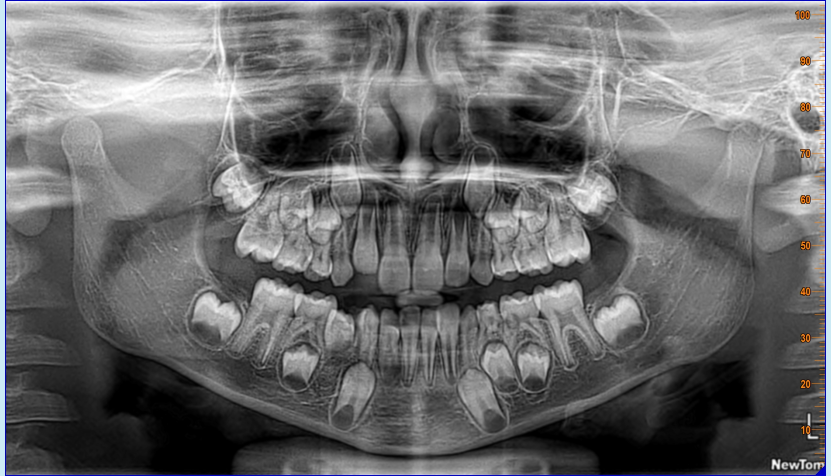
#> input picture data/samples/AARUSH 7 YRS MALE_DR DEEPAK K_2017_07_31_2D_Image_Shot.jpg, 1662 x 952 px (shown at 1/2 size)
$ python -i tooth_detection.py   (imports and definitions only)
#> lines starting #> are read from the running program, lines starting #| are printed output that depends on the picture; after the words box and inside, x2 and y2 are one past the last pixel; in counts of white or black regions, pixels touching at a corner belong together
#!/usr/bin/env python3
# -*- coding: utf-8 -*-

"""
Tooth detection module for dental radiographs.

This module implements functions to detect and segment individual teeth
in dental radiograph images.
"""

import cv2
import numpy as np
from skimage import feature, morphology, measure, segmentation, filters, exposure
from scipy import ndimage  # Import this for distance_transform_edt


def detect_teeth(image):
    """Detect and segment individual teeth in a preprocessed radiograph.

    Args:
        image (numpy.ndarray): Preprocessed radiograph image

    Returns:
        list: List of contours representing detected teeth
    """
    # Enhance contrast for better feature detection
    p2, p98 = np.percentile(image, (2, 98))
    image_enhanced = exposure.rescale_intensity(image, in_range=(p2, p98))

    # Multi-scale edge detection for more robust tooth boundary detection
    edges1 = feature.canny(image_enhanced, sigma=1.5)
    edges2 = feature.canny(image_enhanced, sigma=2.5)
    edges = np.logical_or(edges1, edges2)

    # Dilate edges to close gaps between tooth boundaries
    dilated = morphology.dilation(edges, morphology.disk(2))

    # Fill holes to create tooth masks
    filled = morphology.remove_small_holes(dilated, area_threshold=50)

    # Further enhance tooth regions by morphological closing
    closed = morphology.closing(filled, morphology.disk(3))

    # Label connected components
    labeled = measure.label(closed)

    # Filter components by size and shape to identify potential teeth
    props = measure.regionprops(labeled)

    # Use more permissive thresholds to detect more potential teeth
    filtered_labels = []
    for prop in props:
        # Filter by area (size)
        if prop.area < 200 or prop.area > 25000:
            continue

        # Filter by shape (teeth tend to be somewhat rectangular/elliptical)
        if prop.eccentricity < 0.1:  # Too circular, unlikely to be a tooth
            continue

        # Filter by solidity (ratio of pixels in the region to pixels in the convex hull)
        if prop.solidity < 0.5:  # Too "holey" to be a tooth
            continue

        filtered_labels.append(prop.label)

    # Extract contours for the filtered regions
    contours = []
    for label in filtered_labels:
        binary = (labeled == label).astype(np.uint8) * 255

        # Apply watershed segmentation to separate potentially merged teeth
        distance = ndimage.distance_transform_edt(binary)  # Fixed: use ndimage instead of filters
        local_max = feature.peak_local_max(distance, min_distance=20, labels=binary)
        markers = np.zeros_like(binary, dtype=np.int32)

        # Only apply watershed if we detect multiple peaks (potential merged teeth)
        if len(local_max) > 1:
            # Place markers at the local maxima
            for i, (x, y) in enumerate(local_max, start=1):
                markers[x, y] = i

            # Apply watershed segmentation
            watershed_labels = segmentation.watershed(-distance, markers, mask=binary)

            # Extract contours from each watershed region
            for region in range(1, watershed_labels.max() + 1):
                region_mask = (watershed_labels == region).astype(np.uint8) * 255
                region_contours, _ = cv2.findContours(region_mask, cv2.RETR_EXTERNAL, cv2.CHAIN_APPROX_NONE)

                # Only add if contour is valid and has reasonable size
                for cnt in region_contours:
                    if cv2.contourArea(cnt) > 200:
                        contours.append(cnt)
        else:
            # If only one peak, use the original contour
            cnt, _ = cv2.findContours(binary, cv2.RETR_EXTERNAL, cv2.CHAIN_APPROX_NONE)
            if cnt:  # If contours were found
                contours.append(cnt[0])

    return contours


# [161 lines left out: functions filter_teeth_by_location, merge_overlapping_contours, refine_tooth_contours, not called in this run]

>>> import cv2
>>> picture = cv2.imread('../../data/samples/AARUSH 7 YRS MALE_DR DEEPAK K_2017_07_31_2D_Image_Shot.jpg', cv2.IMREAD_GRAYSCALE)
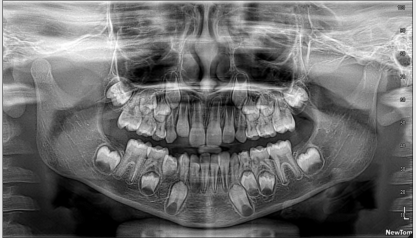
#> picture: shape (952, 1662) (shown at 1/4 size); min 0, max 255, mean 108.3
>>> result = detect_teeth(picture)
#> in detect_teeth, `p2, p98 = np.percentile(image, (2, 98))`: p2 = 0; p98 = 226
#> in detect_teeth, `edges1 = feature.canny(image_enhanced, sigma=1.5)`:
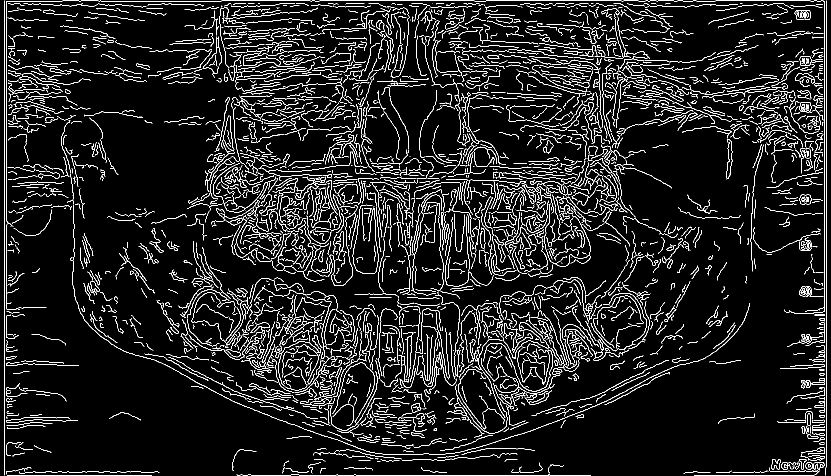
#> edges1: shape (952, 1662) bool (shown at 1/2 size); 8% white in thin lines or dots
#> in detect_teeth, `edges2 = feature.canny(image_enhanced, sigma=2.5)`:
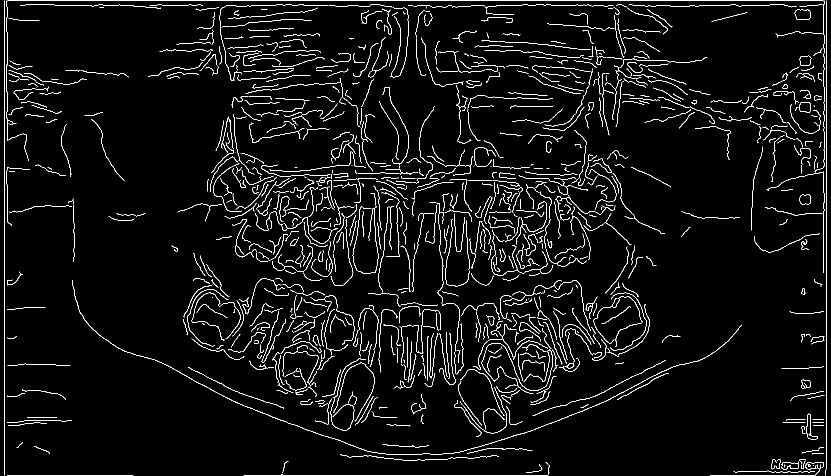
#> edges2: shape (952, 1662) bool (shown at 1/2 size); 4.2% white in thin lines or dots
#> in detect_teeth, `filled = morphology.remove_small_holes(dilated, area_threshold=50)`:
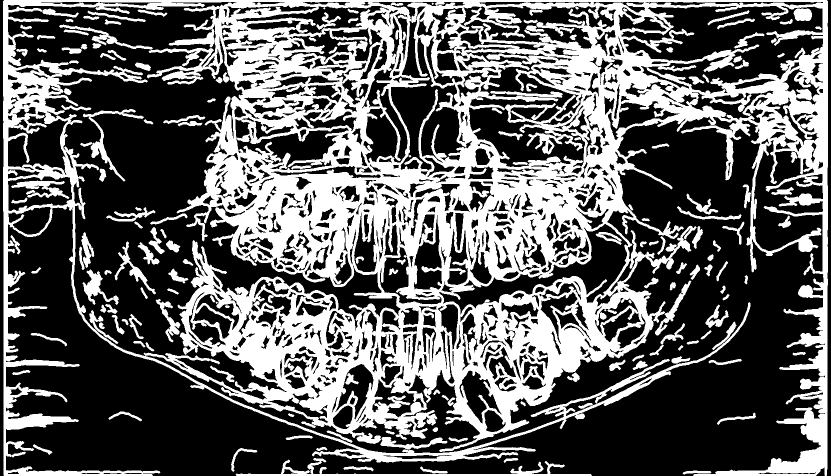
#> filled: shape (952, 1662) bool (shown at 1/2 size); 38% white; 158 white regions (2 under 20 px), largest, box (x1, y1, x2, y2) and area: (6, 0, 1656, 952) 550391, (471, 916, 1184, 952) 4572, (160, 218, 288, 363) 2323
#> in detect_teeth, `closed = morphology.closing(filled, morphology.disk(3))`:
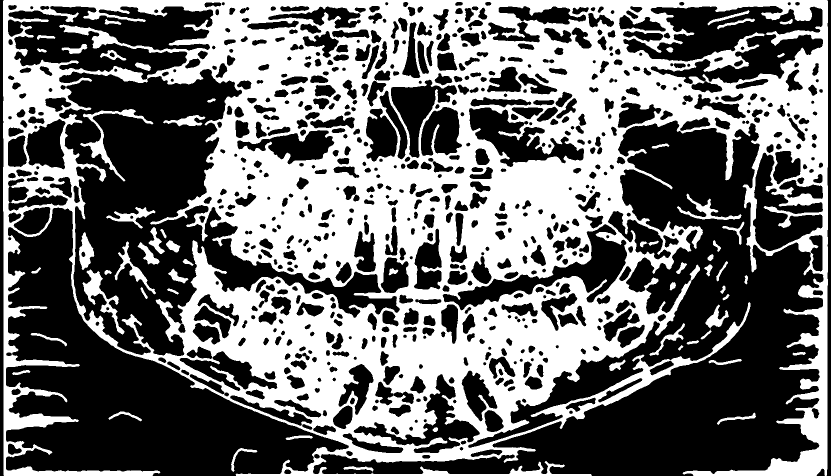
#> closed: shape (952, 1662) bool (shown at 1/2 size); 43.7% white; 65 white regions (5 under 20 px)
#> in detect_teeth, `labeled = measure.label(closed)`:
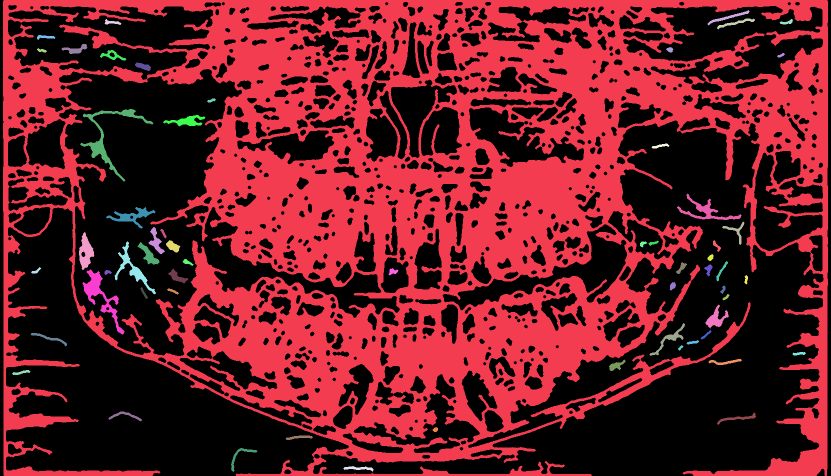
#> labeled: shape (952, 1662) int32 (shown at 1/2 size); 66 distinct labels, from 0 to 65; one colour per label, 0 black
#> in detect_teeth, `props = measure.regionprops(labeled)`: props = 65 regions; largest, box (x1, y1, x2, y2) and area: (6, 0, 1656, 952) 667153, (160, 218, 307, 363) 2635, (165, 539, 249, 669) 2464, (1354, 387, 1483, 440) 1500, (229, 483, 312, 589) 1488
#> the loop in detect_teeth, `for prop in props:` made 65 passes
#> after the loop in detect_teeth, `for prop in props:`: filtered_labels = [2, 3, 9, 12, 14, 17, 23, 25, 26, 31, 35, 36, 40, 49, 52, 57, 58, 63, 65]
#> the loop in detect_teeth, `for label in filtered_labels:` made 19 passes
#> (label, local_max) on passes 1 to 8: (2, [[25, 1491], [30, 1471], [36, 1450], [41, 1428]]), (3, [[39, 1493], [47, 1463], [52, 1440]]), (9, [[93, 168], [102, 143]]), (12, [[109, 205]]), (14, [[134, 292]]), (17, [[241, 379]]), (23, [[486, 311]]), (25, [[495, 172], [522, 170]])
#> pass 1, in detect_teeth, `binary = (labeled == label).astype(np.uint8) * 255`:
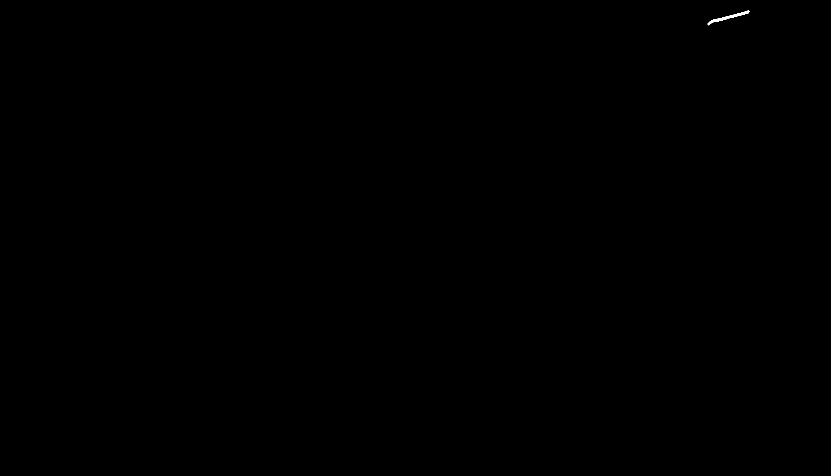
#> binary: shape (952, 1662) (shown at 1/2 size); 0.03% white; 1 white region, box (x1, y1, x2, y2) and area: (1415, 20, 1499, 51) 448
#> after the loop in detect_teeth, `for label in filtered_labels:`: contours = 15 contours; largest, box (x1, y1, x2, y2) and area: (326, 230, 411, 253) 784, (1411, 609, 1458, 657) 781, (158, 464, 189, 515) 768, (275, 484, 319, 529) 648, (297, 454, 330, 508) 574
#> result has the same summary as contours in detect_teeth

$ run again, on data/samples/AFIYA 8 YEARS FEMALE_DR JUNAID_2016_01_01_2D_Image_Shot.jpg
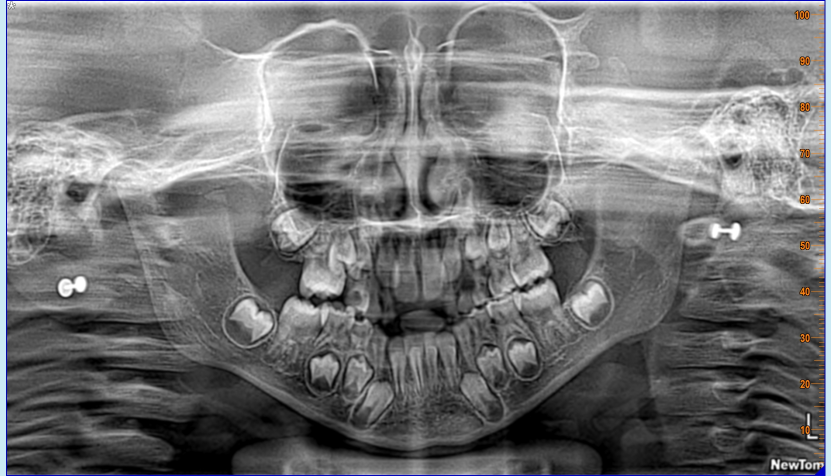
#> input picture data/samples/AFIYA 8 YEARS FEMALE_DR JUNAID_2016_01_01_2D_Image_Shot.jpg, 1662 x 952 px (shown at 1/2 size)
#> p2 = 8; p98 = 230
#> in detect_teeth, `edges1 = feature.canny(image_enhanced, sigma=1.5)`:
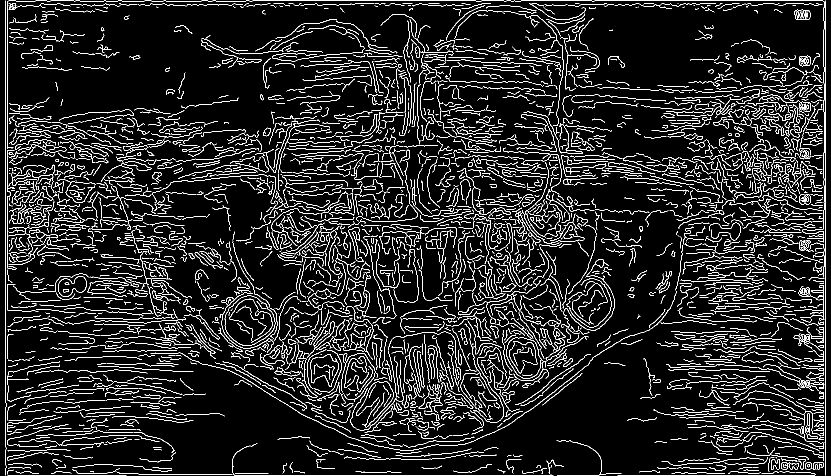
#> edges1: shape (952, 1662) bool (shown at 1/2 size); 9.2% white in thin lines or dots
#> edges2: shape (952, 1662) bool; 5.2% white in thin lines or dots
#> edges: shape (952, 1662) bool; 11.1% white in thin lines or dots
#> dilated: shape (952, 1662) bool; 42% white; 155 white regions (1 under 20 px), largest, box (x1, y1, x2, y2) and area: (8, 0, 1655, 952) 623937, (553, 871, 1013, 922) 3342, (41, 88, 145, 143) 1531
#> filled: shape (952, 1662) bool; 44% white; 155 white regions (1 under 20 px), largest, box (x1, y1, x2, y2) and area: (8, 0, 1655, 952) 654584, (553, 871, 1013, 922) 3382, (41, 88, 145, 143) 1584
#> closed: shape (952, 1662) bool; 52.5% white; 979 black regions
#> in detect_teeth, `labeled = measure.label(closed)`:
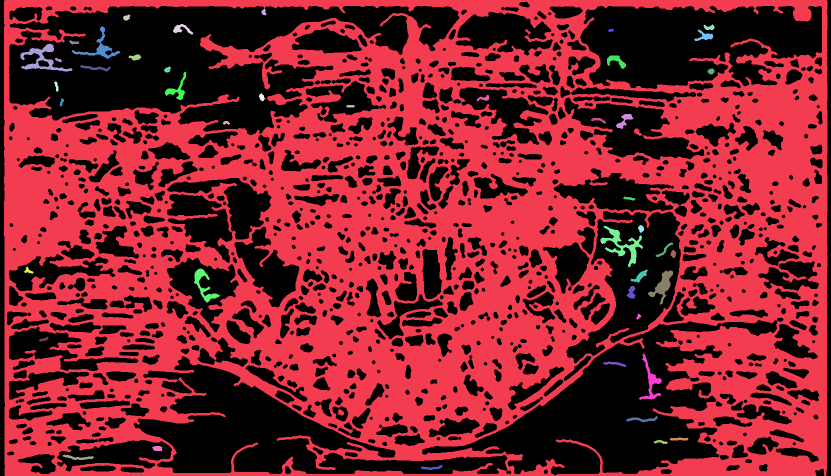
#> labeled: shape (952, 1662) int32 (shown at 1/2 size); 52 distinct labels, from 0 to 51; one colour per label, 0 black
#> props = 51 regions; largest, box (x1, y1, x2, y2) and area: (8, 0, 1655, 952) 815586, (1201, 451, 1286, 535) 1919, (41, 87, 145, 143) 1707, (1296, 541, 1346, 610) 1217, (143, 53, 241, 118) 1151
#> the loop in detect_teeth, `for prop in props:` made 51 passes
#> after the loop in detect_teeth, `for prop in props:`: filtered_labels = [4, 8, 12, 14, 23, 31, 34, 35, 36, 37, 42, 45, 50, 51]
#> the loop in detect_teeth, `for label in filtered_labels:` made 14 passes
#> (label, local_max) on passes 1 to 8: (4, [[58, 354]]), (8, [[73, 1412]]), (12, [[116, 1233]]), (14, [[133, 165], [137, 185], [137, 205]]), (23, [[233, 1252]]), (31, [[498, 1330]]), (34, [[546, 399], [596, 414]]), (35, [[547, 1286]])
#> after the loop in detect_teeth, `for label in filtered_labels:`: contours = 12 contours; largest, box (x1, y1, x2, y2) and area: (1296, 541, 1346, 610) 1118, (388, 537, 421, 582) 552, (1214, 111, 1252, 138) 419, (401, 579, 440, 605) 370, (1232, 228, 1267, 258) 360
#> result has the same summary as contours in detect_teeth

$ run again, on data/samples/AKSA 7 YRS FEMALE_DR JUNAID_2017_07_17_2D_Image_Shot.jpg
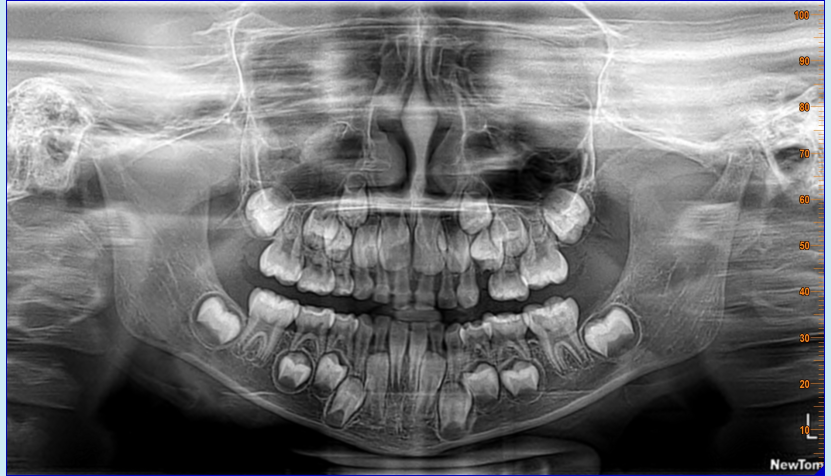
#> input picture data/samples/AKSA 7 YRS FEMALE_DR JUNAID_2017_07_17_2D_Image_Shot.jpg, 1662 x 952 px (shown at 1/2 size)
#> p2 = 0; p98 = 236
#> in detect_teeth, `edges1 = feature.canny(image_enhanced, sigma=1.5)`:
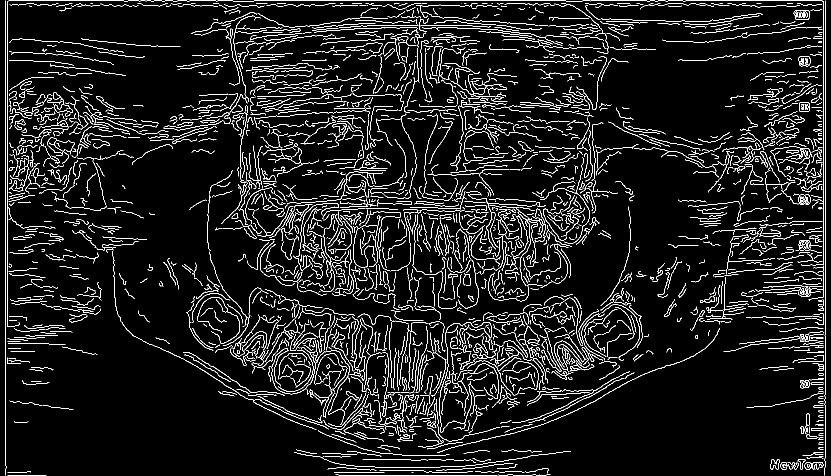
#> edges1: shape (952, 1662) bool (shown at 1/2 size); 7.2% white in thin lines or dots
#> edges2: shape (952, 1662) bool; 3.8% white in thin lines or dots
#> edges: shape (952, 1662) bool; 8.7% white in thin lines or dots
#> dilated: shape (952, 1662) bool; 33% white; 122 white regions (2 under 20 px), largest, box (x1, y1, x2, y2) and area: (8, 0, 1654, 952) 489218, (1378, 411, 1457, 455) 1597, (351, 104, 461, 142) 1272
#> filled: shape (952, 1662) bool; 34.3% white; 122 white regions (2 under 20 px), largest, box (x1, y1, x2, y2) and area: (8, 0, 1654, 952) 509757, (1378, 411, 1457, 455) 1626, (351, 104, 461, 142) 1310
#> closed: shape (952, 1662) bool; 39.8% white; 52 white regions (3 under 20 px)
#> in detect_teeth, `labeled = measure.label(closed)`:
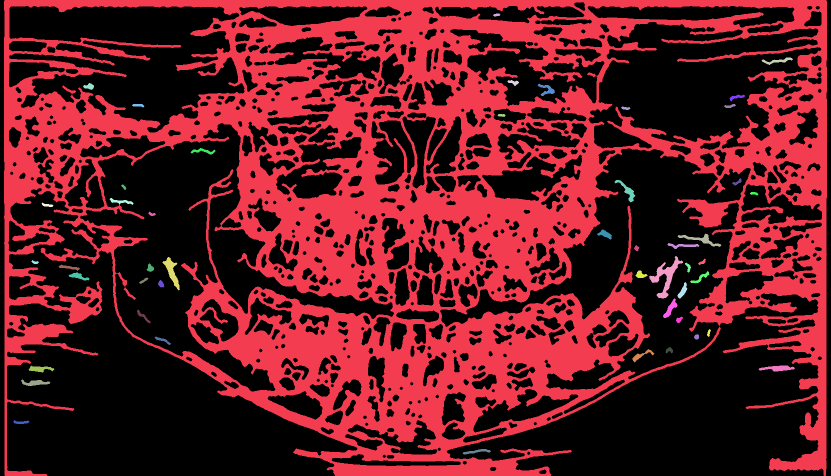
#> labeled: shape (952, 1662) int32 (shown at 1/2 size); 53 distinct labels, from 0 to 52; one colour per label, 0 black
#> props = 52 regions; largest, box (x1, y1, x2, y2) and area: (8, 0, 1654, 952) 617277, (1298, 512, 1366, 597) 1625, (325, 514, 360, 581) 823, (1355, 467, 1443, 494) 611, (1517, 731, 1590, 743) 534
#> the loop in detect_teeth, `for prop in props:` made 52 passes
#> after the loop in detect_teeth, `for prop in props:`: filtered_labels = [3, 6, 12, 15, 18, 21, 23, 25, 26, 32, 33, 34, 35, 38, 39, 47, 48, 49, 50, 52]
#> the loop in detect_teeth, `for label in filtered_labels:` made 20 passes
#> (label, local_max) on passes 1 to 8: (3, [[118, 1573], [122, 1547], [121, 1526]]), (6, [[181, 1101]]), (12, [[301, 388], [302, 413]]), (15, [[381, 1256]]), (18, [[401, 224]]), (21, [[465, 1206]]), (23, [[494, 1350], [490, 1393], [491, 1371]]), (25, [[543, 1338], [589, 1328]])
#> after the loop in detect_teeth, `for label in filtered_labels:`: contours = 14 contours; largest, box (x1, y1, x2, y2) and area: (1298, 512, 1366, 583) 1254, (325, 514, 360, 581) 749, (1229, 360, 1271, 405) 426, (1532, 731, 1590, 743) 400, (1326, 597, 1355, 636) 370
#> result has the same summary as contours in detect_teeth
